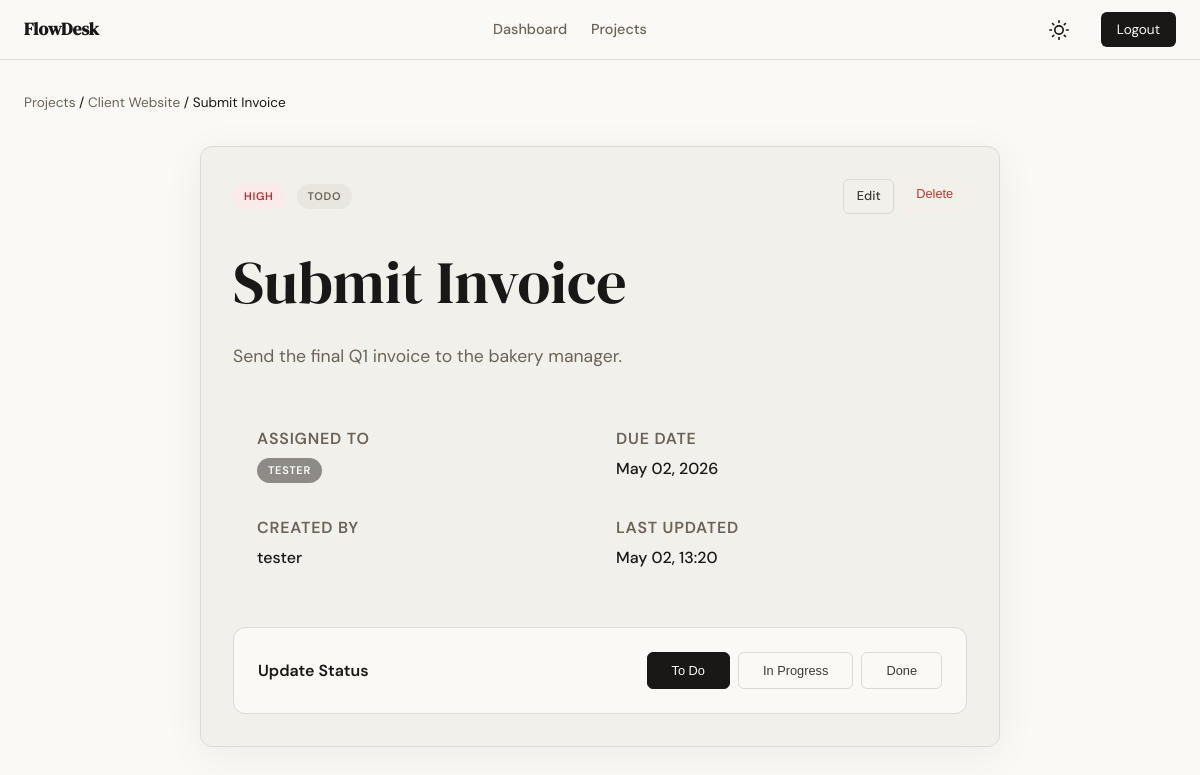
The app's page /tasks/3 (signed in), older data.
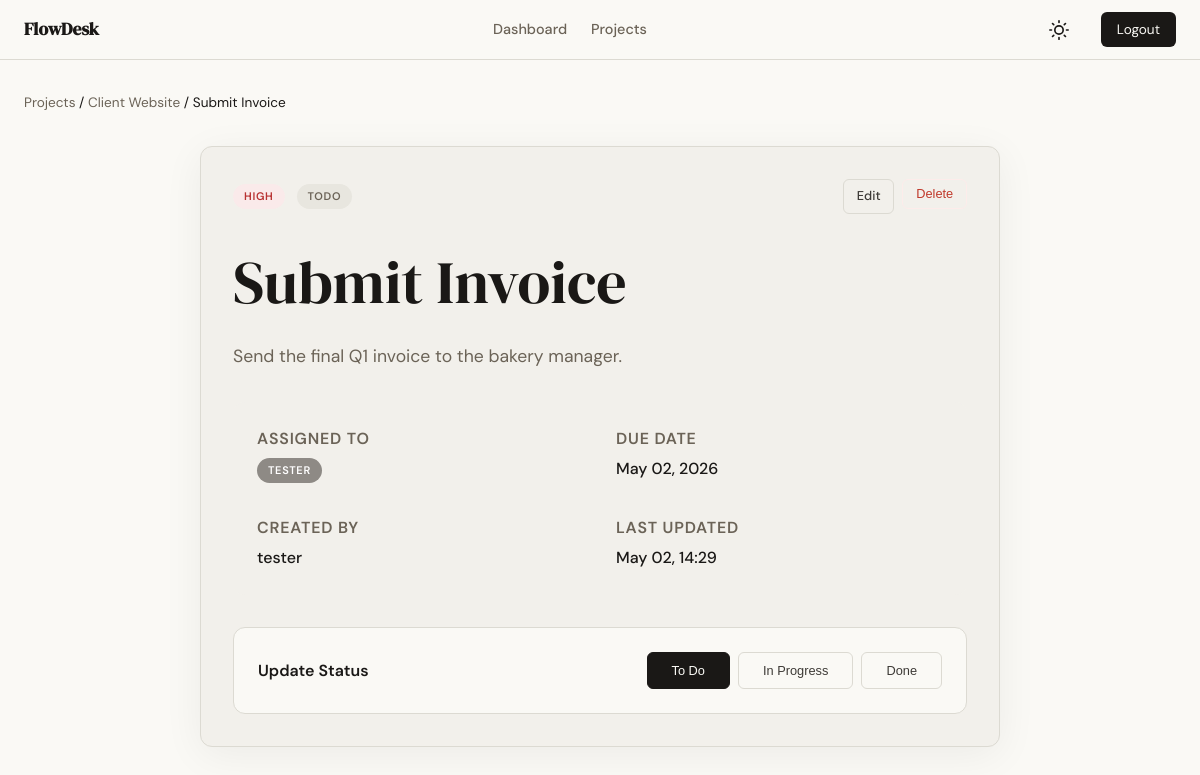
The same page, newer data.
### app/models.py (models this page shows, shortened)
class Task(db.Model):
    id = db.Column(db.Integer, primary_key=True)
    title = db.Column(db.String(200), nullable=False)
    description = db.Column(db.Text)
    status = db.Column(db.Enum('todo', 'in_progress', 'done', name='task_status'), default='todo')
    priority = db.Column(db.Enum('low', 'medium', 'high', name='task_priority'), default='medium')
    due_date = db.Column(db.Date)
    created_at = db.Column(db.DateTime, default=lambda: datetime.now(timezone.utc))
    updated_at = db.Column(db.DateTime, default=lambda: datetime.now(timezone.utc), onupdate=lambda: datetime.now(timezone.utc))
    project_id = db.Column(db.Integer, db.ForeignKey('project.id'), nullable=False)
    created_by = db.Column(db.Integer, db.ForeignKey('user.id'), nullable=False)
    assigned_to = db.Column(db.Integer, db.ForeignKey('user.id'))

### app/tasks/routes.py (the view)
@tasks.route('/<int:id>')
@login_required
def detail(id):
    task = Task.query.get_or_404(id)
    role = get_project_role(task.project_id)
    if not role:
        abort(403)
    return render_template('tasks/detail.html', task=task, role=role)

### app/tasks/routes.py (called while the page is built)
def get_project_role(project_id):
    member = ProjectMember.query.filter_by(project_id=project_id, user_id=current_user.id).first()
    return member.role if member else None

### app/templates/tasks/detail.html (shortened to what the changed rows need)
{% extends "base.html" %}
{% block content %}
<header class="mb-4">
    <nav style="font-size: 0.85rem; margin-bottom: 0.5rem;">
        <a href="{{ url_for('projects.list_projects') }}" class="text-muted">Projects</a> /
        <a href="{{ url_for('projects.detail', id=task.project.id) }}" class="text-muted">{{ task.project.name }}</a> /
        {{ task.title }}
    </nav>
</header>
<div style="max-width: 800px; margin: 0 auto;">
    <div class="card card-shadow">
        <div class="flex-between mb-4">
            <div style="display: flex; gap: 0.75rem; align-items: center;">
                <span class="badge badge-{{ task.priority }}">{{ task.priority }}</span>
                <span class="badge badge-{{ task.status | replace('_', '-') }}">{{ task.status | replace('_', ' ') }}</span>
            </div>
            {% if role == 'admin' or task.created_by == current_user.id %}
                <div style="display: flex; gap: 0.5rem;">
                </div>
            {% endif %}
        </div>
        <h1 style="margin-bottom: 1.5rem;">{{ task.title }}</h1>
        <p class="text-muted mb-4" style="font-size: 1.1rem; line-height: 1.6;">{{ task.description or 'No description provided.' }}</p>
        <div class="grid-2" style="display: grid; grid-template-columns: 1fr 1fr; gap: 2rem; padding: 1.5rem; background-color: var(--paper-warm); border-radius: var(--radius-md); margin-bottom: 2rem;">
            <div>
            </div>
            <div>
                <div class="text-muted small uppercase" style="letter-spacing: 0.05em; font-weight: 600; margin-bottom: 0.25rem;">Due Date</div>
                <div style="font-weight: 500;">{{ task.due_date.strftime('%B %d, %Y') if task.due_date else 'No due date' }}</div>
            </div>
            <div>
            </div>
            <div>
                <div class="text-muted small uppercase" style="letter-spacing: 0.05em; font-weight: 600; margin-bottom: 0.25rem;">Last Updated</div>
                <div style="font-weight: 500;">{{ task.updated_at.strftime('%b %d, %H:%M') }}</div>
            </div>
        </div>
        <div class="flex-between" style="background: var(--paper); border: 1px solid var(--border); padding: 1.5rem; border-radius: var(--radius-md);">
            <div style="font-weight: 600;">Update Status</div>
            <div style="display: flex; gap: 0.5rem;">
            </div>
        </div>
    </div>
</div>
{% endblock %}

Row changes from the older to the newer data that the page shows:
changed Task "Submit Invoice": updated_at "May 02, 13:20" → "May 02, 14:29"
